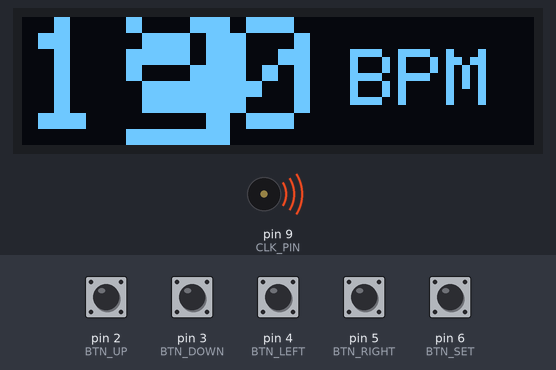
Simulated run of this sketch. Board: Arduino Nano, built with avr-gcc and run on an emulated ATmega328P. Shown: 128×32 one-colour display, buzzer (waves = sounding). The inputs (shaded band) are chosen by the test bench; at power-on: pin 2 (BTN_UP), pin 3 (BTN_DOWN), pin 4 (BTN_LEFT), pin 5 (BTN_RIGHT), pin 6 (BTN_SET) HIGH. What the sketch prints to the serial monitor is not drawn.

Above: at 1.3 s.
1.4 s: pin 2 (BTN_UP) pulled LOW for 0.15 s
At 1.82 s:
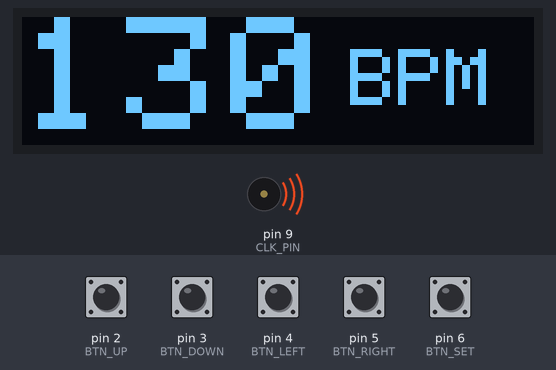
2.1 s: pin 4 (BTN_LEFT) pulled LOW for 0.15 s
At 2.27 s:
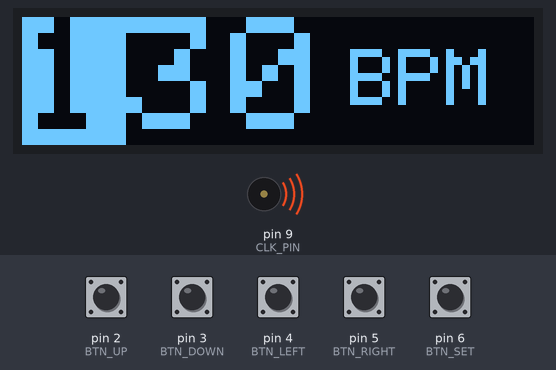
2.8 s: pin 3 (BTN_DOWN) pulled LOW for 0.15 s
At 3.01 s:
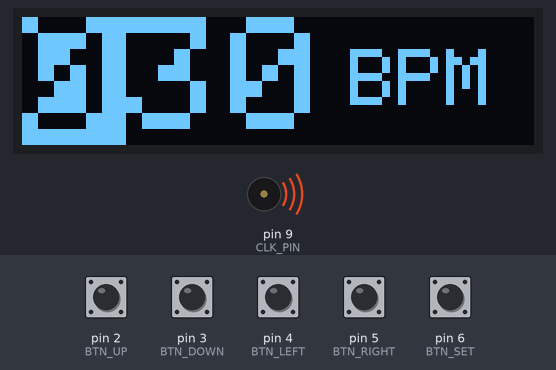
3.5 s: pin 6 (BTN_SET) pulled LOW for 0.15 s
At 3.82 s:
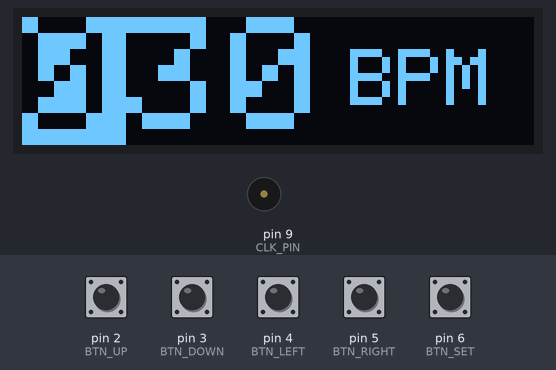
5.9 s: pin 5 (BTN_RIGHT) pulled LOW for 0.15 s
At 6.21 s:
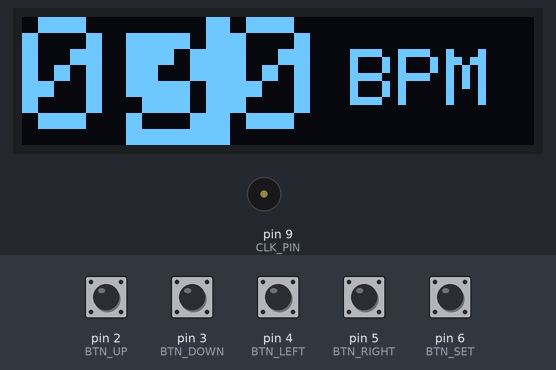
7.5 s: pin 2 (BTN_UP) pulled LOW for 1 s
At 8.22 s:
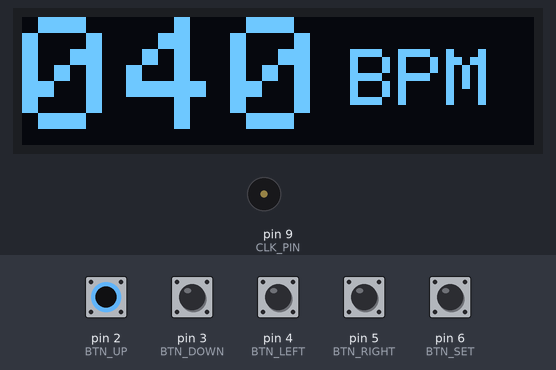
Timing chart, 0 to 10.5 s (numbered marks = the images above; inputs shaded):
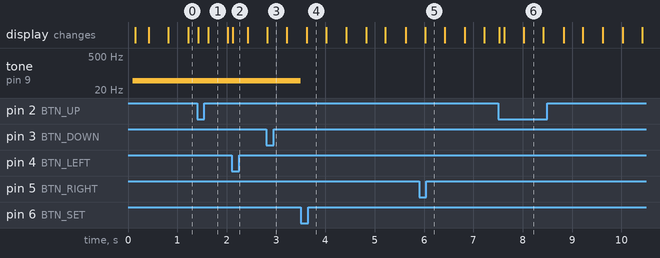

The sketch:

CMU_CLOCK_MODULE.ino
```cpp
/*
============================================================
  BPM CLOCK GENERATOR  最終完成版

【機能】
  ・4桁BPM表示（OLED 128x32 I2C）
  ・カーソルで各桁編集
  ・SETボタン押下時にのみクロック更新
  ・D9からクロック出力

【クロック仕様】
  ・出力ピン：D9
  ・周波数(Hz) = BPM / 2.5
  ・DUTY 50%
  ・OLED表示中も安定動作

【ピン接続図】

            +----------------------+
            |      Arduino Nano    |
            |                      |
   D2  ---- | UPボタン  (GNDへ)    |
   D3  ---- | DOWNボタン(GNDへ)    |
   D4  ---- | LEFTボタン(GNDへ)    |
   D5  ---- | RIGHTボタン(GNDへ)   |
   D6  ---- | SETボタン  (GNDへ)   |
   D9  ---- | CLOCK出力            |
            | jackの先端(mono)に出力 |
            |                      |
   A4  ---- | OLED SDA             |
   A5  ---- | OLED SCL             |
   5V  ---- | OLED VCC             |
   GND ---- | OLED GND             |
            +----------------------+

※ ボタンは INPUT_PULLUP 使用
   押すとGNDに落ちる構成
============================================================
*/
#include <Wire.h>
#include <Adafruit_GFX.h>
#include <Adafruit_SSD1306.h>

#define SCREEN_WIDTH 128
#define SCREEN_HEIGHT 32
Adafruit_SSD1306 display(SCREEN_WIDTH, SCREEN_HEIGHT, &Wire, -1);

/* ---- Buttons ---- */
#define BTN_UP    2
#define BTN_DOWN  3
#define BTN_LEFT  4
#define BTN_RIGHT 5
#define BTN_SET   6

/* ---- Clock ---- */
#define CLK_PIN 9  // OC1A

/* ---- BPM digits (3桁) ---- */
int d100 = 1;
int d10  = 2;
int d1   = 0;

int cursor = 1;   // 0〜2
int bpm = 120;

/* ===== Button debounce ===== */
bool pressed(int pin){
  static unsigned long lastTimeBtn[10];
  static bool lastState[10];

  bool state = digitalRead(pin);

  if(lastState[pin] == HIGH && state == LOW){
    if(millis() - lastTimeBtn[pin] > 30){
      lastTimeBtn[pin] = millis();
      lastState[pin] = state;
      return true;
    }
  }

  lastState[pin] = state;
  return false;
}

/* ===== BPM → Timer1 設定 ===== */
void applyBPM(){

  bpm = d100*100 + d10*10 + d1;

  if(bpm < 0) bpm = 0;
  if(bpm > 999) bpm = 999;

  /* ---- BPM=000 → クロック停止 ---- */
  if(bpm == 0){
    // プリスケーラを 0 にして Timer1 停止
    TCCR1B &= ~((1 << CS12) | (1 << CS11) | (1 << CS10));
    Serial.println("BPM=000  Clock STOP");
    return;
  }

  /* ---- BPM → 周波数 ---- */
  float freq = bpm / 2.5;   // Hz

  /* ---- OCR1A 計算 ---- */
  const float F_CPU_F = 16000000.0;
  const float N = 64.0;

  float ocr_f = (F_CPU_F / (2.0 * N * freq)) - 1.0;
  if(ocr_f < 0) ocr_f = 0;
  if(ocr_f > 65535) ocr_f = 65535;

  uint16_t ocr = (uint16_t)(ocr_f + 0.5);

  OCR1A = ocr;

  /* ---- Timer1 再開（プリスケーラ 64） ---- */
  TCCR1B &= ~((1 << CS12) | (1 << CS11) | (1 << CS10));
  TCCR1B |= (1 << CS11) | (1 << CS10);

  /* ---- シリアル表示 ---- */
  Serial.print("BPM=");
  Serial.print(bpm);
  Serial.print("  Freq=");
  Serial.print(freq);
  Serial.println(" Hz");
}

/* ===== Setup ===== */
void setup(){

  Serial.begin(115200);
  delay(100);   // ★互換機では必須（Serial安定化）

  pinMode(CLK_PIN, OUTPUT);
  digitalWrite(CLK_PIN, LOW);

  pinMode(BTN_UP,    INPUT_PULLUP);
  pinMode(BTN_DOWN,  INPUT_PULLUP);
  pinMode(BTN_LEFT,  INPUT_PULLUP);
  pinMode(BTN_RIGHT, INPUT_PULLUP);
  pinMode(BTN_SET,   INPUT_PULLUP);

  /* ---- Timer1 設定（16MHz / 64 / CTC / OC1Aトグル） ---- */
  TCCR1A = 0;
  TCCR1B = 0;

  TCCR1B |= (1 << WGM12);               // CTC
  TCCR1A |= (1 << COM1A0);              // OC1A トグル

  // プリスケーラは applyBPM() 内で設定する

  applyBPM();   // ★Timer1 初期化後に呼ぶ

  /* ---- OLED ---- */
  display.begin(SSD1306_SWITCHCAPVCC, 0x3C);
  display.setRotation(0);
  display.clearDisplay();
}

/* ===== Loop ===== */
void loop(){

  /* ---- Cursor move ---- */
  if(pressed(BTN_LEFT))  cursor = (cursor + 2) % 3;
  if(pressed(BTN_RIGHT)) cursor = (cursor + 1) % 3;

  /* ---- Digit change ---- */
  if(pressed(BTN_UP)){
    if(cursor==0) d100=(d100+1)%10;
    if(cursor==1) d10 =(d10 +1)%10;
    if(cursor==2) d1  =(d1  +1)%10;
  }

  if(pressed(BTN_DOWN)){
    if(cursor==0) d100=(d100+9)%10;
    if(cursor==1) d10 =(d10 +9)%10;
    if(cursor==2) d1  =(d1  +9)%10;
  }

  /* ---- SETで反映 ---- */
  if(pressed(BTN_SET)){
    applyBPM();
  }

/* ---- OLED表示 ---- */
display.clearDisplay();
display.setTextSize(4);

int digits[3] = {d100, d10, d1};
bool blink = (millis()/400)%2;

for(int i=0;i<3;i++){
  int x = i * 26;   // ★数字間隔を26pxに詰める（32→26）

  if(i == cursor && blink){
    display.fillRect(x,0,26,32,SSD1306_WHITE);
    display.setTextColor(SSD1306_BLACK);
  } else {
    display.setTextColor(SSD1306_WHITE);
  }

  display.setCursor(x,0);
  display.print(digits[i]);
}

/* ---- bpm を大きく（TextSize=2）で右側に配置 ---- */
display.setTextSize(2);
display.setTextColor(SSD1306_WHITE);

// 数字3桁の幅は 26×3 = 78px → 右側に配置
display.setCursor(82, 8);   // ★自然に見える位置
display.print("BPM");

display.display();
}
```

Measured:
- after the input at 1.4 s, the display: first changes at once (image 1 shows a later state)
- after the input at 2.1 s, the display: changes at once (image 2)
- after the input at 2.8 s, the display: changes at once (image 3)
- after the input at 3.5 s, tone on pin 9 (CLK_PIN): 48 Hz → silent at once
- after the input at 5.9 s, the display: changes after 0.12 s (image 5)
- after the input at 7.5 s, the display: changes at once (image 6)
